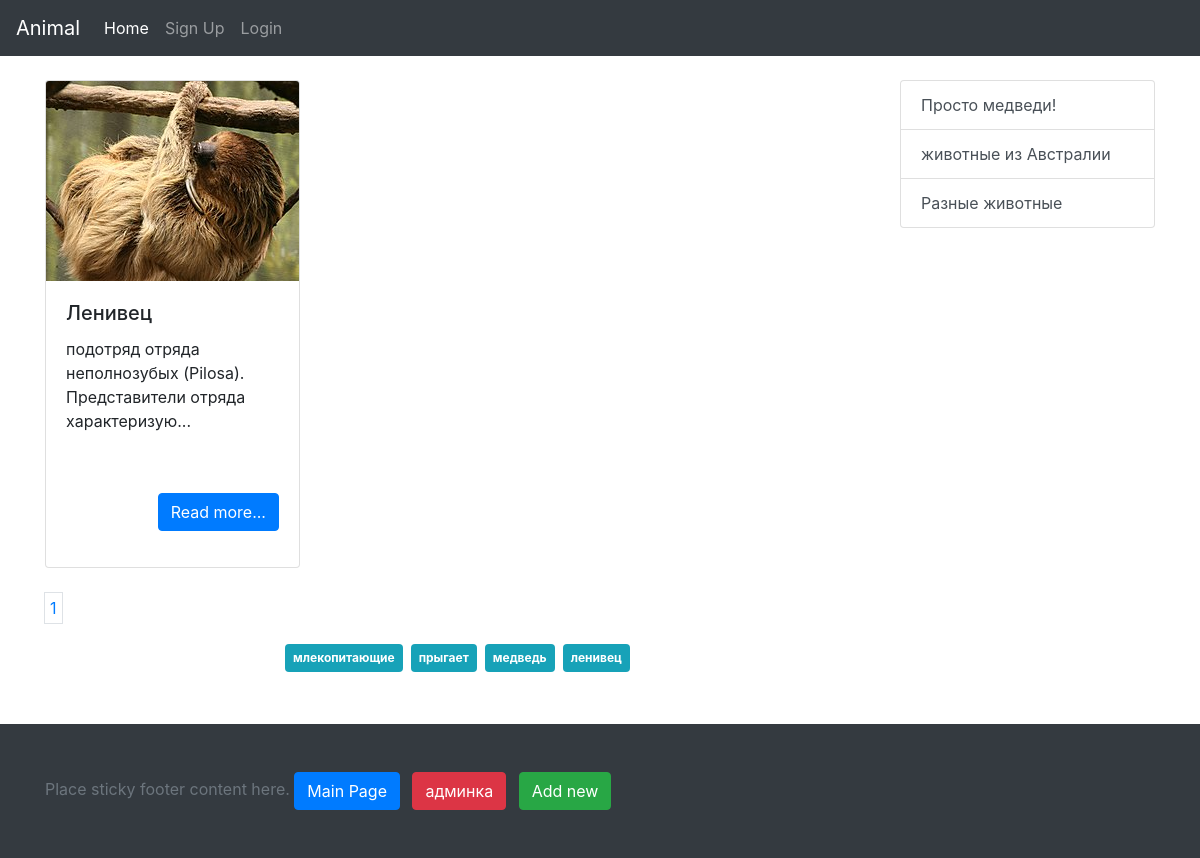
The app's page /tag.php?tag=ленивец with its own data.
### tables this page shows
CREATE TABLE `info` (
  `id` int(11) NOT NULL,
  `title` varchar(255) NOT NULL,
  `category` int(11) NOT NULL,
  `descr_min` text NOT NULL,
  `description` text NOT NULL,
  `image` varchar(500) DEFAULT NULL
);

CREATE TABLE `category` (
  `id` int(11) NOT NULL,
  `category` varchar(255) NOT NULL,
  `slug` varchar(255) NOT NULL,
  `image` text NOT NULL,
  `description` text NOT NULL
);

### core/function.php (called while the page is built, shortened)
<?php
function paginationCountTag($conn){
    $sql = "SELECT post, tag FROM tag WHERE tag='".$_GET['tag']."'";
    $result = mysqli_query($conn, $sql);
    $result = mysqli_num_rows($result);
    return ceil($result/3);
}
function getAllTags($conn){
    $sql = "SELECT DISTINCT(tag) FROM tag";
    $result = mysqli_query($conn, $sql);
    $a = array();
    if (mysqli_num_rows($result) > 0) {
        while($row = mysqli_fetch_assoc($result)) {
            $a[] = $row['tag'];
        }
    }
    return $a;
}
function getPostFromTag($conn){
    $offset = 0;
    $sql = "SELECT post FROM tag WHERE tag='".$_GET['tag']."' ORDER BY post DESC LIMIT 3 OFFSET ".$offset*3;
    $result = mysqli_query($conn, $sql);
    $a = array();
    if (mysqli_num_rows($result) > 0) {
        while($row = mysqli_fetch_assoc($result)) {
            $a[] = $row['post'];
        }
    }
    $sql = "SELECT * FROM info WHERE id in (".join(",", $a).")";
    $result = mysqli_query($conn, $sql);
    $a = array();
    if (mysqli_num_rows($result) > 0) {
        while($row = mysqli_fetch_assoc($result)) {
            $a[] = $row;
        }
    }
    return array_reverse($a);
}
function getAllCatInfo($conn){
    $sql = "SELECT * FROM category";
    $result = mysqli_query($conn, $sql);
    $a = array();
    if (mysqli_num_rows($result) > 0) {
        while($row = mysqli_fetch_assoc($result)) {
            $a[] = $row;
        }
    }
    return $a;
}
?>

### template/include.php (called while the page is built, shortened)
<?php
	require_once 'core/function.php';
	$conn = connect();
	$cat = getAllCatInfo($conn);
?>

### tag.php (the view, shortened to what this page needs)
<?php require_once 'template/include.php'; ?>
<?php
require_once('template/header.php');
$data = getPostFromTag($conn);
$tag = getAllTags($conn);
$countPageTag = paginationCountTag($conn);
$currentTag = $_GET['tag'];
?>
<div class="container">
  <div class="row">
    <div class="col-lg-9">
        <div class="row">
            <?php
            $out = '';
            for ($i=0; $i < count($data); $i++){
                $data_short = mb_strimwidth($data[$i]['descr_min'], 0, 75, '...');
                $out .='<div class="col-lg-4 col-md-6">';
                $out .='<div class="card">';
                $out .="<div style='background-image: url(/images/{$data[$i]['image']});' class='card-img-top'></div>";
                $out .='<div class="card-body">';
                $out .="<h5 class='card-title'>{$data[$i]['title']}</h5>";
                $out .="<p class='card-text'>{$data_short}</p>";
                $out .='<p class="text-right"><a href="/arcticle.php?id='.$data[$i]['id'].'" class="btn btn-primary">Read more...</a></p>';
                $out .='</div>';
                $out .='</div>';
                $out .='</div>';
            }
            echo $out;
            ?>
        </div>
		    <div class="row">
		        <div class="col-lg-12 text-center">
		            <nav class="mt-4">
		                <ul class="pagination">
		                    <?php
								for ($i=0; $i < $countPageTag; $i++){
								$j = $i+1;
								echo "<a href='/tag.php?tag={$currentTag}&offset={$i}' style='padding: 5px;' class='page-link mr-2'>{$j}</a>";
								}
		                    ?>
		                </ul>
		            </nav>
		        </div>
		    </div>
        <div class="row">
            <div class="col-lg-12 text-center">
                <?php
                    for ($i=0; $i < count($tag); $i++){
                        echo "<a href='/tag.php?tag={$tag[$i]}' style='padding: 5px;' class='badge badge-info p-2 m-1'>{$tag[$i]}</a>";
                    }
                ?>
            </div>
        </div>
    </div>
    <div class="col-lg-3">
        <?php require_once('template/nav.php'); ?>
    </div>
    </div>
</div>
<?php require_once('template/footer.php');?>

### template/nav.php
<?php
    $out = '<div class="list-group">';
    for ($i=0; $i < count($cat); $i++){
        $out .='<a class="list-group-item list-group-item-action" href="/cat/'.$cat[$i]['id'].'">';
        $out .= $cat[$i]['description'].'</a>';
    }
    echo $out;
    echo '</div>';
?>

### css/style.css (style rules this page uses)
html, body { height: 100%; }
.card-img-top { width: 100%; height: 200px; background-position: center top; background-repeat: no-repeat; }
.card-text { height: 140px; }

### records on screen
info: image (picture), title "Ленивец", descr_min "подотряд отряда неполнозубых (Pilosa). Представители отряда характеризую..."
category: description "Просто медведи!"
category: description "животные из Австралии"
category: description "Разные животные"

### other values on screen
$j "1"
$tag[$i] "млекопитающие"
$tag[$i] "прыгает"
$tag[$i] "медведь"
$tag[$i] "ленивец"
